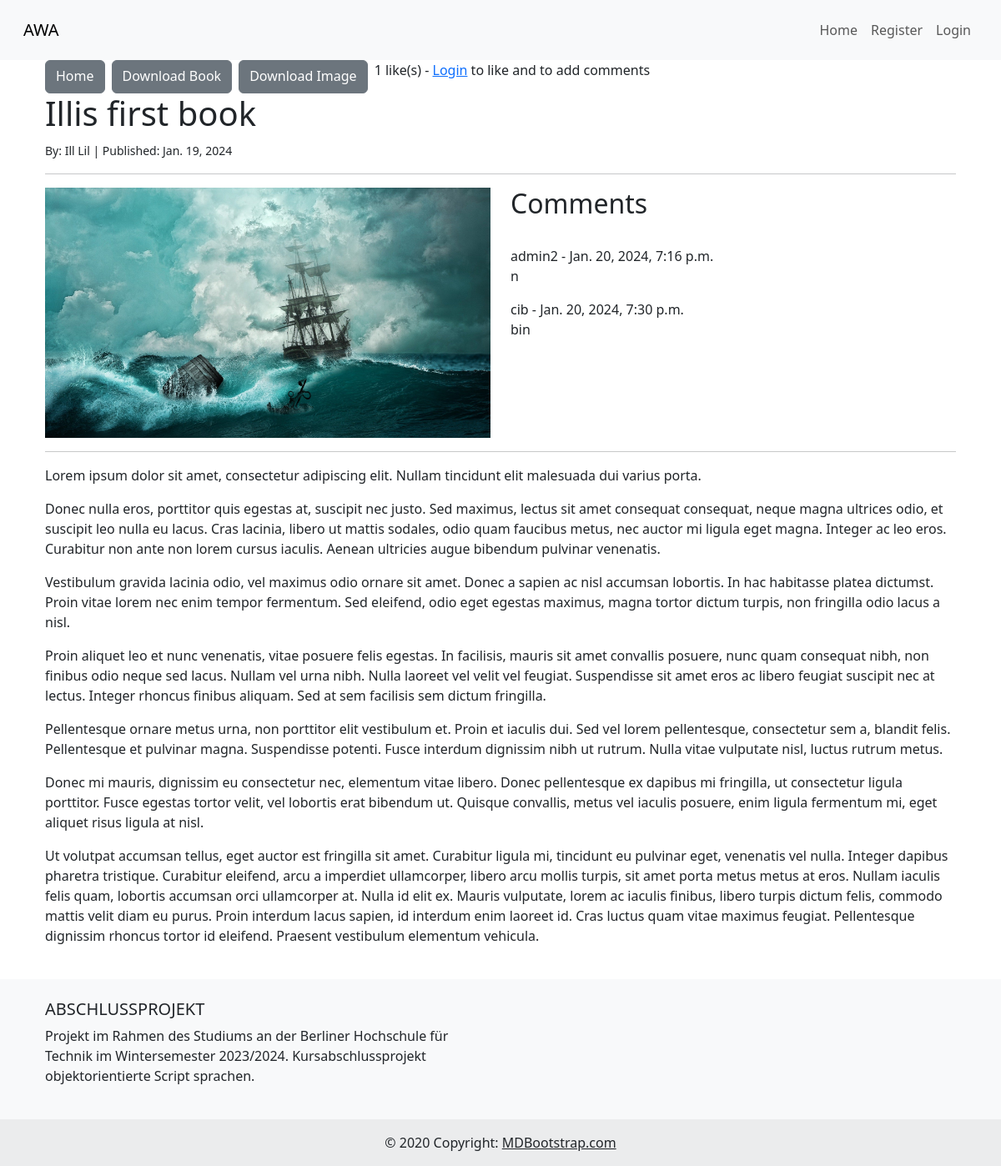
The app's page /book/29, older data.
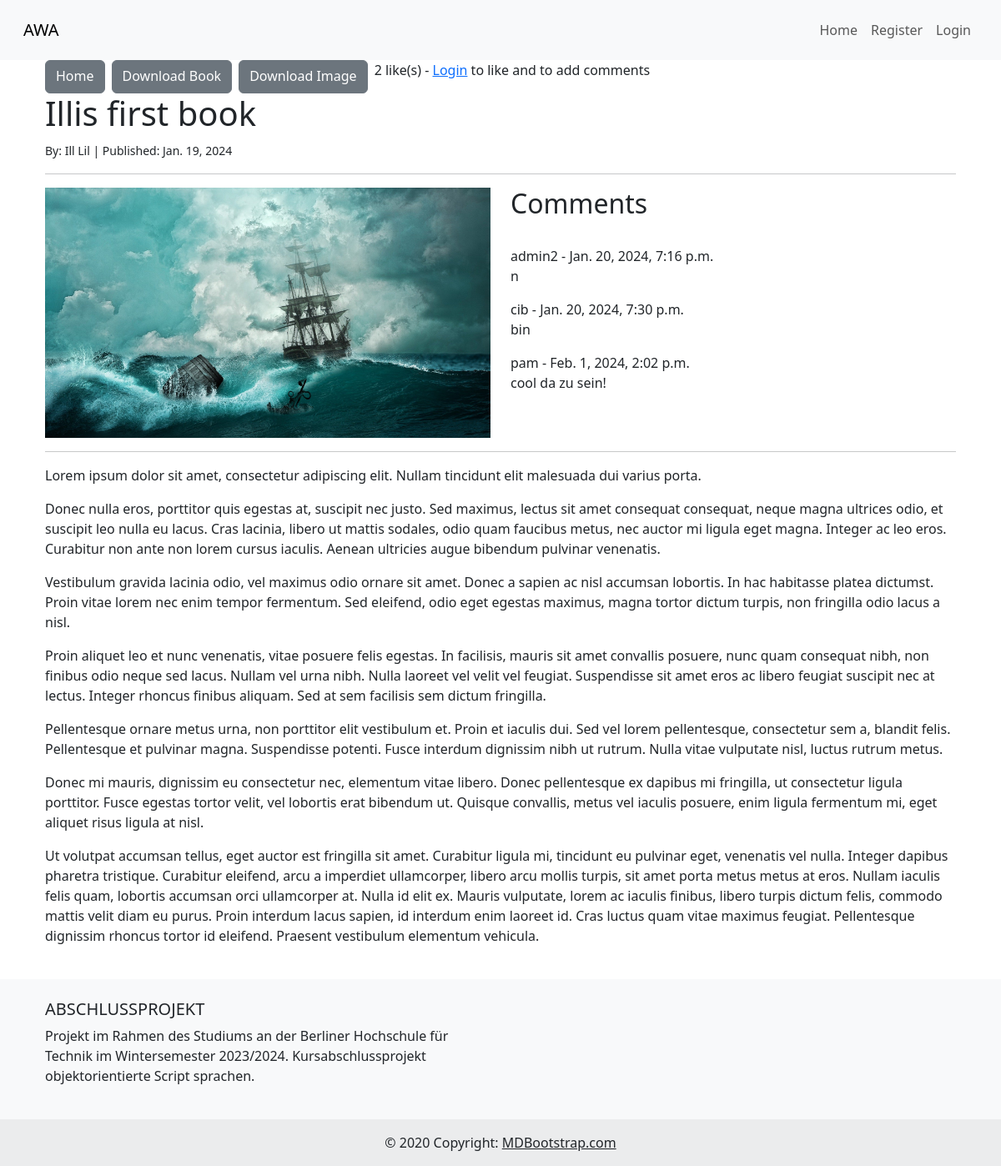
The same page, newer data.
### awamain/models.py (models this page shows, shortened)
class Post(models.Model):
    title = models.CharField(max_length=255)
    book_cover = models.ImageField(null=True, blank=True, upload_to='images/')
    author = models.ForeignKey(User, on_delete=models.CASCADE)
    body = RichTextField(blank=True, null=True)
    pub_date = models.DateField(auto_now_add=True)
    last_edit = models.DateTimeField(auto_now=True)
    category = models.ManyToManyField("Category", blank=True, related_name="posts")
    description = models.CharField(max_length=255)
    likes = models.ManyToManyField(User, related_name='book_post')
    def total_likes(self):
        return self.likes.count()

class Comment(models.Model):
    post = models.ForeignKey(Post, related_name='comments', on_delete=models.CASCADE)
    author = models.ForeignKey(User, on_delete=models.CASCADE)
    body = models.TextField()
    date_added = models.DateTimeField(auto_now_add=True)

### awamain/views.py (the view, shortened to what this page needs)
# urls.py: path('book/<int:pk>', BookDetailView.as_view(), name='book-detail'),
class BookDetailView(DetailView):
    model = Post
    template_name = 'book_details.html'
    def get_context_data(self, *args, **kwargs):
        context = super(BookDetailView, self).get_context_data(*args, **kwargs)
        data = get_object_or_404(Post, id=self.kwargs['pk'])
        total_likes = data.total_likes()
        liked = False
        if data.likes.filter(id=self.request.user.id).exists():
            liked = True
        context['total_likes'] = total_likes
        context['liked'] = liked
        return context
    def render_to_response(self, context, **response_kwargs):
        if 'pdf' in self.request.GET:
            pdf_content = self.generate_pdf(context)
            response = HttpResponse(pdf_content, content_type='application/pdf')
            response['Content-Disposition'] = f'filename="{context["post"].title}.pdf"'
            return response
        else:
            return super().render_to_response(context, **response_kwargs)

### awamain/templates/book_details.html (shortened to what this page needs)
{% extends 'base.html' %}
{% load static %}
{% block content %}
<div class="d-flex">
    <a href="{% url 'home' %}" class="btn btn-secondary me-2">Home</a>
    <a href="?pdf=1" class="btn btn-secondary me-2">Download Book</a>
    {% if post.book_cover %}
    <a href="{{ post.book_cover.url }}" download="book_cover.jpg" class="btn btn-secondary me-2">Download Image</a>
    {% endif %}
    {% if user.is_authenticated %}
    {% if user.id != post.author.id %}
    <form action="{% url 'like_book' post.pk %}" method="POST">
        {% csrf_token %}
        {% if liked %}
        <button type="submit" class="btn btn-primary me-2" name="book_id" value="{{ post.id }}">
            Unlike - {{ total_likes }} likes
        </button>
        {% else %}
        <button type="submit" class="btn btn-secondary me-2" name="book_id" value="{{ post.id }}">
            Like - {{ total_likes }} likes
        </button>
        {% endif %}
    </form>
    <a href="{% url 'add-comment' post.pk %}" class="btn btn-secondary me-2">Add a Comment!</a>
    {% endif %}
    {% if user.id == post.author.id %}
    <a href="{% url 'update-book' post.pk %}" class="btn btn-secondary me-2">Edit</a>
    <a href="{% url 'delete-book' post.pk %}" class="btn btn-secondary me-2">Delete</a>
    {% endif %}
    {% else %}
    <p>{{ total_likes }} like(s) - <a href="{% url 'login' %}">Login</a>
        to like and to add comments</p>
    {% endif %}
</div>
<h1>{{ post.title }}</h1>
<small>By: {{ post.author.first_name }} {{ post.author.last_name }} | Published: {{ post.pub_date }} </small>
<hr>
<div class="row">
    <div class="col-md-6">
        <img src="{% if post.book_cover %}{{ post.book_cover.url }}{% else %}{% static 'awamain/images/default_book_cover_awa.jpg' %}{% endif %}"
             class="img-fluid" alt="{{ post.title }}">
    </div>
    <div class="col-md-6">
        <h2>Comments</h2>
        {% if not post.comments.all %}
        <p>No comments yet.</p>
        {% if user.is_authenticated and user.id != post.author.id %}
        <a href="{% url 'add-comment' post.pk %}">Add one!</a>
        {% endif %}
        {% else %}
        <br>
        <div class="comment-container" style="height: auto; max-height: 35vh; overflow-y: auto; ">
            {% for comment in post.comments.all %}
            <div class="scrollable-description">
                <p>
                    {{ comment.author.username }} - {{ comment.date_added }} <br>
                    {{ comment.body }}
                </p>
            </div>
            {% endfor %}
        </div>
        {% endif %}
    </div>
</div>
<hr>
{{ post.body | safe }}
{% endblock %}

### awamain/templates/base.html (shortened to what this page needs)
<!doctype html>
{% load static %}
<html lang="en">
<head>
    <link href="https://cdn.jsdelivr.net/npm/bootstrap@5.3.2/dist/css/bootstrap.min.css" rel="stylesheet"
>
    <link rel="stylesheet" href="{% static 'awamain/css/style.css' %}">
</head>
<body class="d-flex flex-column min-vh-100">
<nav class="navbar navbar-expand-lg bg-light p-3">
    <div class="container-fluid">
        <a class="navbar-brand" href="{% url 'home' %}">AWA</a>
        <div class=" collapse navbar-collapse" id="navbarNavDropdown">
            <ul class="navbar-nav ms-auto ">
                <li class="nav-item">
                    <a class="nav-link" href="{% url 'home' %}">Home</a>
                </li>
                {% if user.is_authenticated %}
                <li class="nav-item">
                    <a class="nav-link" href="{% url 'add-book' %}">Add Book</a>
                </li>
                <li class="nav-item">
                    <a class="nav-link" href="{% url 'user-books' %}">{{ user.username }} Books </a>
                </li>
                <li class="nav-item">
                    <form method="post" action="{% url 'logout' %}">
                        {% csrf_token %}
                        <button type="submit" class="nav-link">logout</button>
                    </form>
                </li>
                {% else %}
                <li class="nav-item">
                    <a class="nav-link" href="{% url 'register' %}">Register</a>
                </li>
                <li class="nav-item">
                    <a class="nav-link" href="{% url 'login' %}">Login</a>
                </li>
                {% endif %}
            </ul>
        </div>
    </div>
</nav>
<main class="container flex-grow-1">
    <div class="d-flex flex-wrap">
        <div class="container">
            {% block content %}
            {% endblock %}
        </div>
    </div>
</main>
<footer class="bg-body-tertiary text-center text-lg-start mt-4">
    <div class="container p-4">
        <div class="row">
            <div class="col-lg-6 col-md-12 mb-4 mb-md-0">
                <h5 class="text-uppercase">Abschlussprojekt</h5>
                <p>
                    Projekt im Rahmen des Studiums an der Berliner Hochschule für Technik im Wintersemester 2023/2024.
                    Kursabschlussprojekt objektorientierte Script sprachen.
                </p>
            </div>
        </div>
    </div>
    <div class="text-center p-3" style="background-color: rgba(0, 0, 0, 0.05);">
        © 2020 Copyright:
        <a class="text-body" href="https://mdbootstrap.com/">MDBootstrap.com</a>
    </div>
</footer>
</body>
</html>

### static/awamain/css/style.css (style rules this page uses)
body { min-height: 100vh; display: flex; flex-direction: column; }
main { flex: 1; }
footer { background-color: rgba(0, 0, 0, 0.05); }

Row changes from the older to the newer data that the page shows:
added Comment: author.username "pam", date_added "Feb. 1, 2024, 2:02 p.m.", body "cool da zu sein!"
Text that changed along with them:
{{ total_likes }}: "1" → "2"
